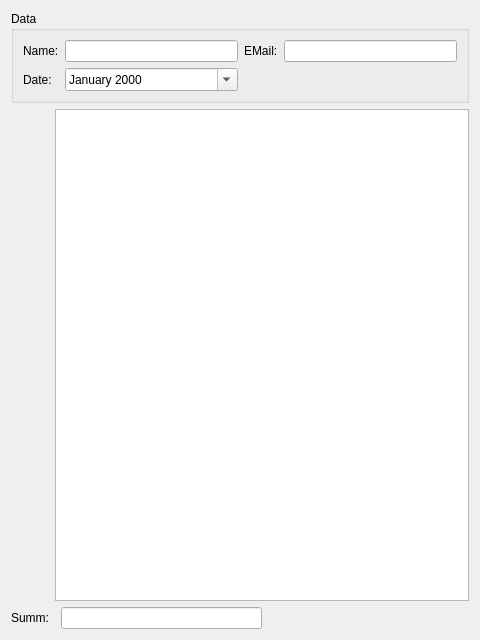
<?xml version="1.0" encoding="UTF-8"?>
<ui version="4.0">
 <class>SummaryWidget</class>
 <widget class="QWidget" name="SummaryWidget">
  <property name="geometry">
   <rect>
    <x>0</x>
    <y>0</y>
    <width>480</width>
    <height>640</height>
   </rect>
  </property>
  <property name="windowTitle">
   <string>Form</string>
  </property>
  <layout class="QGridLayout" name="gridLayout_2">
   <item row="2" column="2">
    <widget class="QLineEdit" name="workedHoursEdit"/>
   </item>
   <item row="0" column="0" colspan="4">
    <widget class="QGroupBox" name="groupBox">
     <property name="title">
      <string>Data</string>
     </property>
     <layout class="QGridLayout" name="gridLayout">
      <item row="0" column="1">
       <widget class="QLineEdit" name="usernameEdit"/>
      </item>
      <item row="1" column="0">
       <widget class="QLabel" name="label_2">
        <property name="text">
         <string>Date:</string>
        </property>
       </widget>
      </item>
      <item row="0" column="2">
       <widget class="QLabel" name="label_3">
        <property name="text">
         <string>EMail:</string>
        </property>
       </widget>
      </item>
      <item row="0" column="0">
       <widget class="QLabel" name="label">
        <property name="text">
         <string>Name:</string>
        </property>
       </widget>
      </item>
      <item row="1" column="1">
       <widget class="QDateEdit" name="dateEdit">
        <property name="displayFormat">
         <string>MMMM yyyy</string>
        </property>
        <property name="calendarPopup">
         <bool>true</bool>
        </property>
       </widget>
      </item>
      <item row="0" column="3">
       <widget class="QLineEdit" name="emailEdit"/>
      </item>
     </layout>
    </widget>
   </item>
   <item row="2" column="0">
    <widget class="QLabel" name="label_4">
     <property name="text">
      <string>Summ:</string>
     </property>
    </widget>
   </item>
   <item row="1" column="0">
    <spacer name="verticalSpacer">
     <property name="orientation">
      <enum>Qt::Vertical</enum>
     </property>
     <property name="sizeHint" stdset="0">
      <size>
       <width>20</width>
       <height>40</height>
      </size>
     </property>
    </spacer>
   </item>
   <item row="2" column="3">
    <spacer name="horizontalSpacer">
     <property name="orientation">
      <enum>Qt::Horizontal</enum>
     </property>
     <property name="sizeHint" stdset="0">
      <size>
       <width>40</width>
       <height>20</height>
      </size>
     </property>
    </spacer>
   </item>
   <item row="1" column="1" colspan="3">
    <widget class="QListWidget" name="timesListWidget"/>
   </item>
  </layout>
 </widget>
 <resources/>
 <connections/>
</ui>
